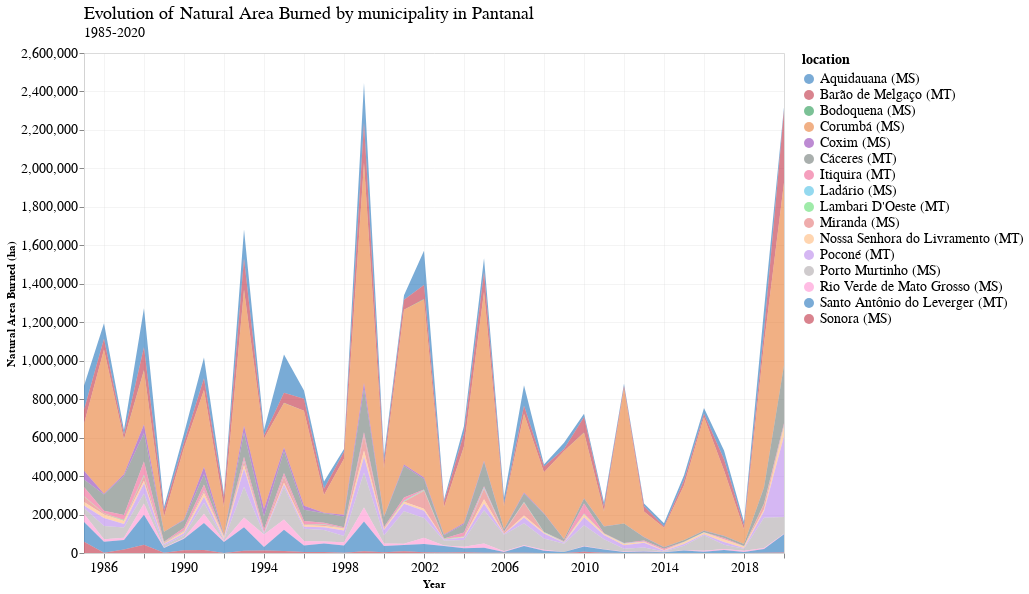

The cell this chart's notebook holds for it:
### Code cell
qntd_deforestation_chart = alt.Chart(queimadas_df.query('year != "2021"')).mark_area(opacity=0.55).encode(
    x=alt.X('year:T', axis=alt.Axis(title="Year")),
    y=alt.Y('queimadas_ha:Q', axis=alt.Axis(title="Natural Area Burned (ha)")),
    color='location',
)

final_chart = qntd_deforestation_chart.properties(
    width=700,
    height=500
).properties(
    title=science_theme_title(
        text="Evolution of Natural Area Burned by municipality in Pantanal", 
        subtitle="1985-2020"
    )
)

final_chart

### Figure 1 — Vega-Lite specification as saved in the notebook (floating-point values rounded to 4 significant figures; data arrays with more than 128 entries replaced by an {"elided": "..."} marker saying what was removed)
{"config": {"view": {"width": 533.3, "height": 300.0, "fill": "white"}, "title": {"align": "left", "anchor": "start", "frame": "group", "font": "Helvetica Neue", "fontSize": 18, "dy": -2, "subtitleFont": "Helvetica Neue", "subtitleFontSize": 14, "fontWeight": "normal"}, "axis": {"domainColor": "lightGrey", "gridColor": "lightGrey", "gridWidth": 0.25, "titleFont": "Helvetica Neue", "titleFontSize": 11, "labelFont": "Helvetica Neue", "labelFontSize": 14}, "legend": {"layout": {"anchor": "start"}, "labelLimit": 0, "titleFontSize": 14, "titleFont": "Helvetica Neue", "labelFontSize": 14, "labelFont": "Helvetica Neue"}, "header": {"title": null, "titleFont": "Helvetica Neue", "labelFont": "Helvetica Neue", "labelFontSize": 14, "labelPadding": 2}, "range": {"category": ["#0C66B5", "#BA1D32", "#0F8E40", "#E56F20", "#862BAF", "#626D69", "#ED5087", "#3DB9E2", "#51DB63", "#E26868", "#FFB270", "#B37CEA", "#A8A1A4", "#FF87CD"]}}, "data": {"name": "data-66a2b87aa614949cbdedd2116a027097"}, "mark": {"type": "area", "opacity": 0.55}, "encoding": {"color": {"field": "location", "type": "nominal"}, "x": {"axis": {"title": "Year"}, "field": "year", "type": "temporal"}, "y": {"axis": {"title": "Natural Area Burned (ha)"}, "field": "queimadas_ha", "type": "quantitative"}}, "height": 500, "title": {"align": "left", "anchor": "start", "frame": "group", "font": "Helvetica Neue", "fontSize": 18, "dy": -2, "subtitleFont": "Helvetica Neue", "subtitleFontSize": 14, "fontWeight": "normal", "text": "Evolution of Natural Area Burned by municipality in Pantanal", "subtitle": "1985-2020"}, "width": 700, "$schema": "https://vega.github.io/schema/vega-lite/v4.17.0.json", "datasets": {"data-66a2b87aa614949cbdedd2116a027097": {"elided": "576 records"}}}
